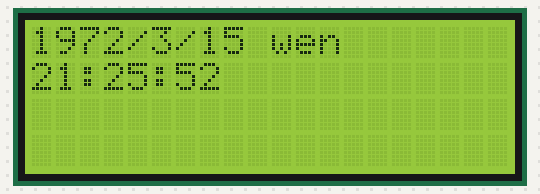
Recording of a sketch running on a simulated ESP8266 (NodeMCU). Parts: 20×4 character LCD. WiFi joins after 1.5 s; servers stay silent unless stated; network time is answered at once with the bench clock; the local clock reads 2024-03-15 10:24:30 at power-on unless the sketch sets it; what the sketch prints to the serial monitor is not drawn.

Above: at 2.1 s.
At 7.1 s:
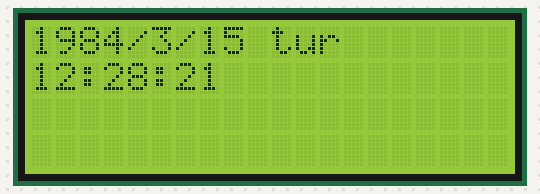
At 16.1 s:
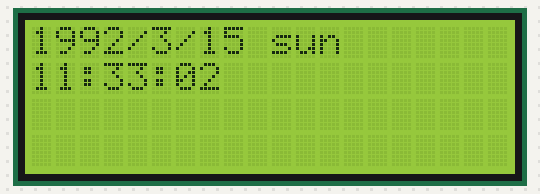
At 22.1 s:
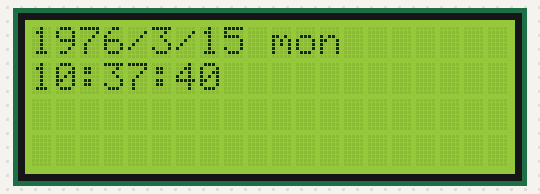
At 27.1 s:
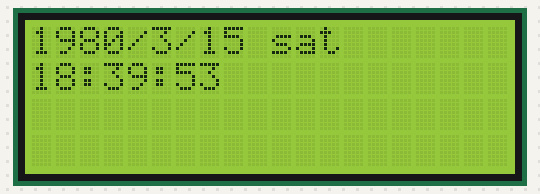
At 36.1 s:
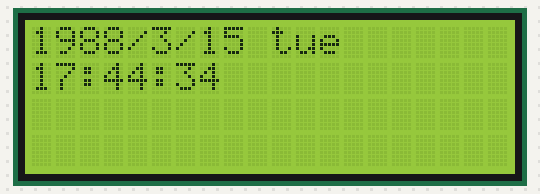

Measured:
- what the display in image 0 shows lasts 1.0 s, from 2.0 s to 3.0 s
- what the display in image 2 shows lasts 1.2 s, from 16.0 s to 17.2 s

The sketch:

3IN1.ino
```cpp
#include <DS3231.h>
#include <Wire.h>
#include <NTPClient.h>
#include <ESP8266WiFi.h>
#include <WiFiUdp.h>
#include <LiquidCrystal_I2C.h>

DS3231 Clock;
WiFiUDP ntpUDP;
NTPClient timeClient(ntpUDP, 28800);
LiquidCrystal_I2C lcd(0x27, 20, 4);

const char *ssid     = "Yueverlasting";
const char *password = "10241228";
String cday[7]={"sun","mon","tue","wen","tur","fri","sat"};
int last_time ;

byte Year;
byte Month;
byte Date;
byte DoW;
byte Hour;
byte Minute;
byte Second;

bool h12;
bool PM;
bool Century = false;

bool GetDateStuff(byte& Year, byte& Month, byte& Day, byte& DoW,
                  byte& Hour, byte& Minute, byte& Second) {
  // Call this if you notice something coming in on
  // the serial port. The stuff coming in should be in
  // the order YYMMDDwHHMMSS, with an 'x' at the end.

  byte Temp1, Temp2;
  char InString[20];

  size_t expectLen = sizeof("YYMMDDwHHMMSS") / sizeof(char) - 1;
  size_t actualLen = Serial.readBytesUntil('x', InString, sizeof(InString) / sizeof(char));
  // Serial.printf("%d %d\n", actualLen, expectLen);
  if (actualLen != expectLen) return false;

  // Read Year first
  Temp1 = (byte)InString[0] - 48;
  Temp2 = (byte)InString[1] - 48;
  Year = Temp1 * 10 + Temp2;
  // now month
  Temp1 = (byte)InString[2] - 48;
  Temp2 = (byte)InString[3] - 48;
  Month = Temp1 * 10 + Temp2;
  // now date
  Temp1 = (byte)InString[4] - 48;
  Temp2 = (byte)InString[5] - 48;
  Day = Temp1 * 10 + Temp2;
  // now Day of Week
  DoW = (byte)InString[6] - 48;
  // now Hour
  Temp1 = (byte)InString[7] - 48;
  Temp2 = (byte)InString[8] - 48;
  Hour = Temp1 * 10 + Temp2;
  // now Minute
  Temp1 = (byte)InString[9] - 48;
  Temp2 = (byte)InString[10] - 48;
  Minute = Temp1 * 10 + Temp2;
  // now Second
  Temp1 = (byte)InString[11] - 48;
  Temp2 = (byte)InString[12] - 48;
  Second = Temp1 * 10 + Temp2;

  return true;
}

void GetDateStuffFromNtpClient(byte& Year, byte& Month, byte& Day, byte& DoW,
                               byte& Hour, byte& Minute, byte& Second) {
  Year = (byte)timeClient.getYear();
  Month = (byte)timeClient.getMonth();
  Day = (byte)timeClient.getDate();
  DoW = (byte)timeClient.getDay();
  Hour = (byte)timeClient.getHours();
  Minute = (byte)timeClient.getMinutes();
  Second = (byte)timeClient.getSeconds();
}


void setCurrentTime(byte& Year, byte& Month, byte& Day, byte& DoW,
                    byte& Hour, byte& Minute, byte& Second) {
  Clock.setYear( (Year-2000) );
  Clock.setMonth(Month);
  Clock.setDate(Date);
  Clock.setDoW(DoW);
  Clock.setHour(Hour);
  Clock.setMinute(Minute);
  Clock.setSecond(Second);
}

void setup(){
    /*WIFI部分*/
  Serial.begin(57600);
  Serial.setTimeout(5000);
  Wire.begin();
  WiFi.begin(ssid, password);  //wifi開始連接

  //BWire.begin(D4,D3);

  lcd.begin(20,4);       // Should match the number provided to the constructor.
  lcd.backlight();     // Turn on the backlight.
  //lcd.print("hello,maker");


  while ( WiFi.status() != WL_CONNECTED ) {
    delay ( 500 );
    Serial.print ( "." );
  }
  timeClient.begin();

}

void lcd_play() {
 lcd.setCursor(0,0);
  lcd.print(timeClient.getYear());
  lcd.print("/");
  lcd.print(timeClient.getMonth());
  lcd.print("/");
  lcd.print(timeClient.getDate());
  lcd.print(" ");
  lcd.print( cday[timeClient.getDay()] );

  lcd.setCursor(0,1);  // (行,列)
  lcd.print( (timeClient.getHours()) );
  lcd.print(":");

  if(timeClient.getMinutes() <10)
  {lcd.print("0");}
  lcd.print(timeClient.getMinutes());
  lcd.print(":");

  if(timeClient.getSeconds() <10)
  {lcd.print("0");}
  lcd.print(timeClient.getSeconds());
}
void printDate(){

  Serial.print(Clock.getYear(), DEC);
  Serial.print("-");
  Serial.print(Clock.getMonth(Century), DEC);
  Serial.print("-");
  Serial.print(Clock.getDate(), DEC);
  Serial.print(" ");
  Serial.print(Clock.getHour(h12, PM), DEC); //24-hr
  Serial.print(":");
  Serial.print(Clock.getMinute(), DEC);
  Serial.print(":");
  Serial.println(Clock.getSecond(), DEC);
}
void print_netDate(){
  last_time = timeClient.getSeconds();
  //print the date EG   3-1-11 23:59:59
  Serial.print( timeClient.getYear() );
  Serial.print("/");
  Serial.print(timeClient.getMonth());
  Serial.print("/");
  Serial.print(timeClient.getDate());
  Serial.print("  ");
  Serial.print( (timeClient.getHours()) );
  Serial.print(":");
  Serial.print(timeClient.getMinutes());
  Serial.print(":");
  Serial.print(timeClient.getSeconds());
  Serial.print("  ");
  Serial.println( cday[timeClient.getDay()] );
}
void loop() {
  timeClient.update();
  while (last_time != timeClient.getSeconds() ){
      lcd_play();
      Serial.println("NET time : ");
      print_netDate();

      GetDateStuffFromNtpClient(Year, Month, Date, DoW, Hour, Minute, Second);
      setCurrentTime(Year, Month, Date, DoW, Hour, Minute, Second);

      Serial.println("RTC time : ");
      printDate();
      Serial.println("");

      if (Serial.available()) {
        bool success = GetDateStuff(Year, Month, Date, DoW, Hour, Minute, Second);
        if (success) {
          Clock.setClockMode(false);  // set to 24h
          //setClockMode(true); // set to 12h

         setCurrentTime(Year, Month, Date, DoW, Hour, Minute, Second);
         }
      }
  }
}
```
